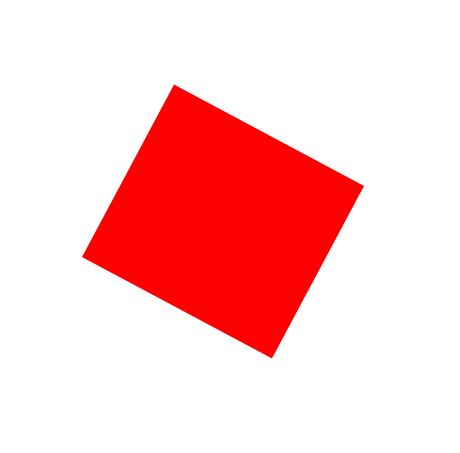
#> input picture 06_CV_Project/images/box_r1.png, 460 x 453 px
$ python cv_7-2_find_and_draw_redboxes.py
#> lines starting #> are read from the running program, lines starting #| are printed output that depends on the picture; after the words box and inside, x2 and y2 are one past the last pixel; in counts of white or black regions, pixels touching at a corner belong together; long printed decimals are rounded
#> further down, image is the input picture: shape (453, 460, 3); mean B, G, R 203.5, 203.5, 255
# OpenCV를 사용하여 이미지에서 빨간색 네모 상자를 감지하고, 감지된 상자를 이미지에 그린 후 중심 좌표와 회전 각도를 출력하는 프로그램
# - 이미지를 HSV 색 공간으로 변환하여 빨간색 범위를 마스킹합니다.
# - 윤곽선을 추출하여 최소 바운딩 박스를 계산하고, 이를 이미지에 그립니다.
# - 중심 좌표와 각도를 계산하여 출력합니다.
# 기존 + 창 띄워서 보기

import cv2
import numpy as np

# 1. 빨간 네모 상자 감지 함수 정의
def find_red_boxes(image):
    """
    입력 이미지에서 빨간색 네모 상자를 감지하고 중심 좌표와 각도를 계산.
    :param image: 입력 이미지 (BGR 형식)
    :return: 빨간 네모 상자의 중심 좌표와 각도 리스트, 박스가 그려진 이미지
    """
    # 1-1. 이미지를 HSV 색 공간으로 변환
    hsv = cv2.cvtColor(image, cv2.COLOR_BGR2HSV)
#> hsv: shape (453, 460, 3); mean H, S, V 0, 51.5, 255

    # 1-2. 빨간색 범위 지정
    lower_red = np.array([0, 100, 100])    # 빨간색 하한
    upper_red = np.array([10, 255, 255])   # 빨간색 상한
    lower_red2 = np.array([170, 100, 100]) # 빨간색 하한 (반대쪽 끝)
    upper_red2 = np.array([180, 255, 255]) # 빨간색 상한

    # 1-3. 마스크 생성
    mask1 = cv2.inRange(hsv, lower_red, upper_red)
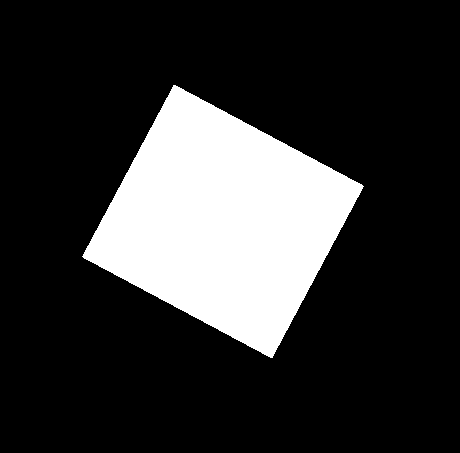
#> mask1: shape (453, 460); 20.2% white; 1 white region
    mask2 = cv2.inRange(hsv, lower_red2, upper_red2)
#> mask2: shape (453, 460); every value is 0
    mask = cv2.bitwise_or(mask1, mask2)  # 두 마스크 결합

    # 1-4. 마스크에서 윤곽선 추출
    contours, _ = cv2.findContours(mask, cv2.RETR_EXTERNAL, cv2.CHAIN_APPROX_SIMPLE)
#> contours = 1 contour; box (x1, y1, x2, y2) and area: (82, 85, 364, 358) 41832

    # 1-5. 윤곽선을 기반으로 빨간 네모 상자와 각도 계산
    red_boxes = []
    for contour in contours:
        # 바운딩 박스 계산
        rect = cv2.minAreaRect(contour)
        box = cv2.boxPoints(rect)  # 네 꼭짓점 좌표
        box = np.int0(box)         # 정수형 변환

        # 바운딩 박스 그리기
        cv2.drawContours(image, [box], 0, (0, 255, 0), 2)

        # 면적 기준 필터링 (노이즈 제거)
        if cv2.contourArea(contour) > 100:
            # 중심 좌표 계산
            M = cv2.moments(contour)
            center_x = int(M["m10"] / M["m00"])
            center_y = int(M["m01"] / M["m00"])
            angle = rect[2]
            red_boxes.append((center_x, center_y, angle))
#> this loop made 1 pass
#> (rect, box, center_x, center_y, angle) on pass 1: (((222.5, 221), (195.7, 215.6), -61.91), [[271, 358], [81, 256], [173, 83], [363, 185]], 222, 221, -61.91)
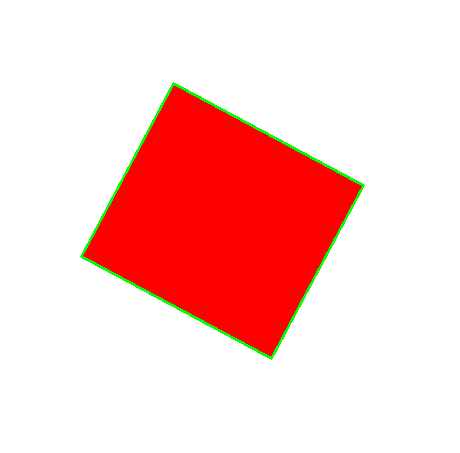
#> image: shape (453, 460, 3); 1.01% of pixels changed, all inside (x1, y1, x2, y2) = (80, 82, 365, 360)
#> after the loop, red_boxes = [(222, 221, -61.91)]

    return red_boxes, image

# 2. 이미지 로드
image = cv2.imread('images/box_r1.png')  # 입력 이미지 로드

# 3. 빨간 네모 상자 감지
red_boxes, image_with_boxes = find_red_boxes(image)
#> red_boxes = [(222, 221, -61.91)]

# 4. 결과 출력
for box in red_boxes:
    print("빨간 네모 상자의 좌표:", (box[0], box[1]))
    print("빨간 네모 상자의 각도:", box[2])
#> this loop made 1 pass
#| 빨간 네모 상자의 좌표: (222, 221)
#| 빨간 네모 상자의 각도: -61.907

# 5. 결과 이미지 출력
cv2.imshow('Image with Red Boxes', image_with_boxes)
cv2.waitKey(0)
cv2.destroyAllWindows()

$ run again, with 06_CV_Project/images/ball_1.png copied over 06_CV_Project/images/box_r1.png
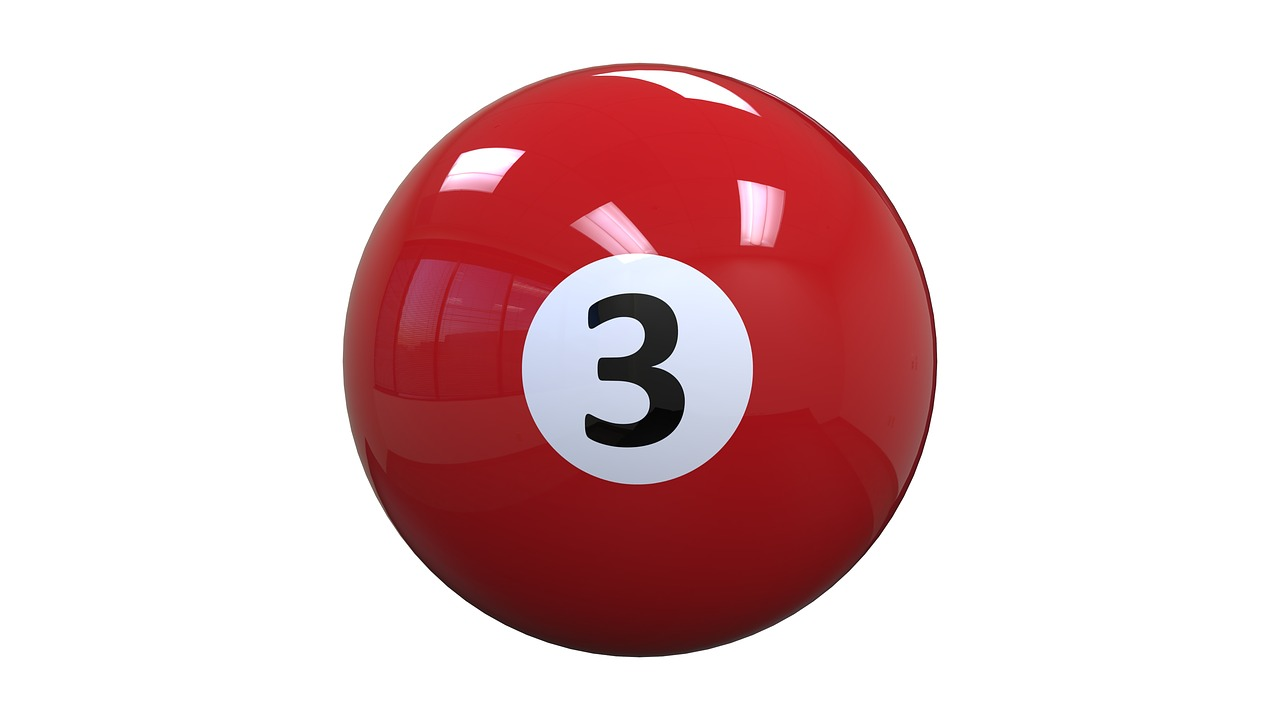
#> input picture 06_CV_Project/images/ball_1.png, 1280 x 720 px
#> image is the input picture: shape (720, 1280, 3); mean B, G, R 198.3, 196.4, 226.1
#> hsv: shape (720, 1280, 3); mean H, S, V 41.9, 51.1, 227.1
#> in find_red_boxes, `mask1 = cv2.inRange(hsv, lower_red, upper_red)`:
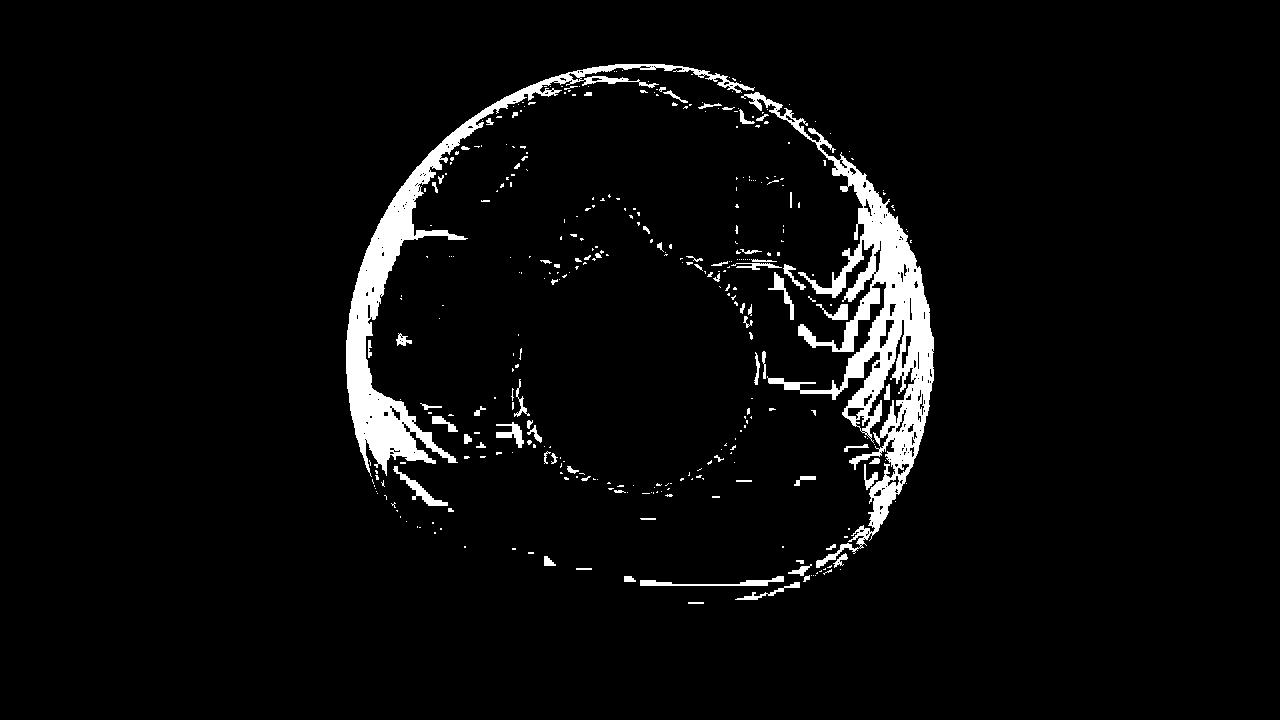
#> mask1: shape (720, 1280); 4.2% white; 359 white regions (281 under 20 px), largest, box (x1, y1, x2, y2) and area: (741, 92, 934, 568) 18297, (346, 64, 755, 477) 13550, (640, 576, 784, 586) 523
#> mask2: shape (720, 1280); 18% white; 182 white regions (145 under 20 px), largest, box (x1, y1, x2, y2) and area: (366, 71, 916, 608) 163599, (916, 269, 936, 459) 463, (886, 202, 908, 235) 149
#> mask: shape (720, 1280); 22.3% white; 21 white regions (20 under 20 px)
#> contours = 17 contours, 16 with area under 20; largest, box (x1, y1, x2, y2) and area: (346, 64, 936, 608) 254880
#> the loop in find_red_boxes, `for contour in contours:` made 17 passes
#> (rect, box, center_x, center_y, angle) on pass 17: (((643.5, 333.6), (540.4, 589.9), -83.42), [[905, 635], [319, 568], [381, 31], [967, 98]], 642, 341, -83.42)
#> after the loop in find_red_boxes, `for contour in contours:`:
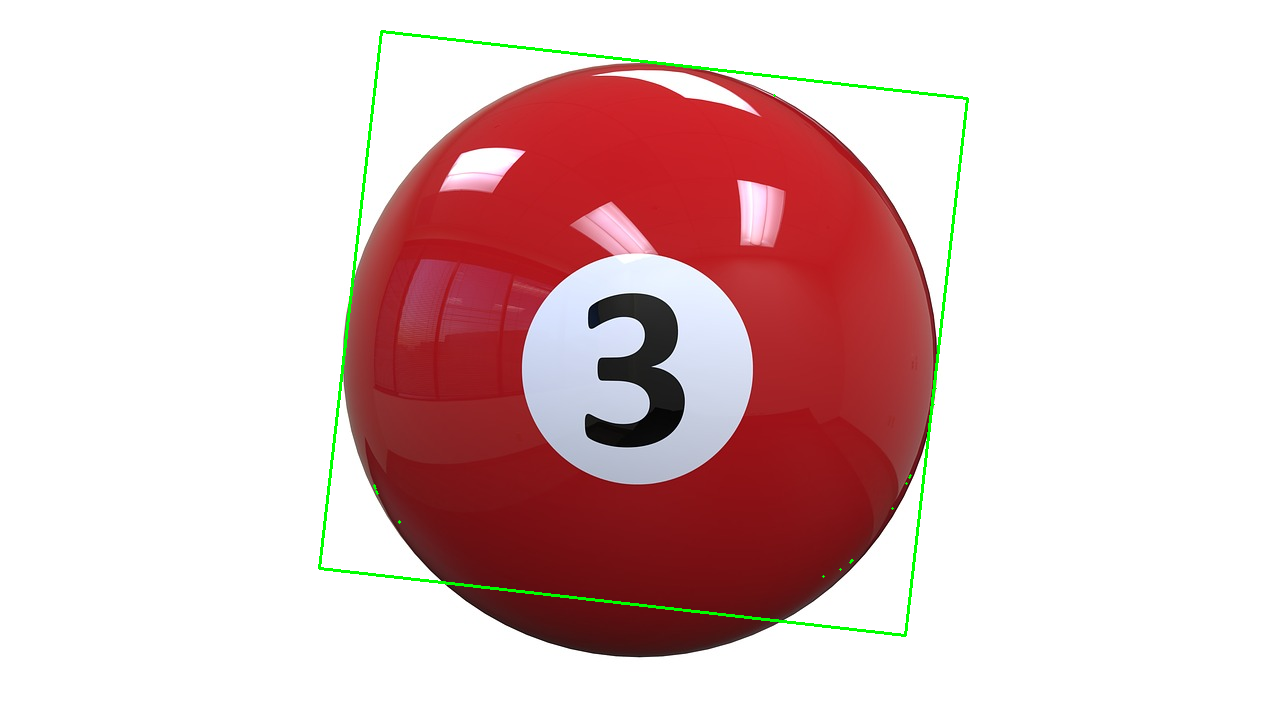
#> image: shape (720, 1280, 3); 0.74% of pixels changed, all inside (x1, y1, x2, y2) = (318, 30, 969, 637)
#> after the loop in find_red_boxes, `for contour in contours:`: red_boxes = [(642, 341, -83.42)]
#> the loop `for box in red_boxes:` made 1 pass
#> (printed output is left out)
